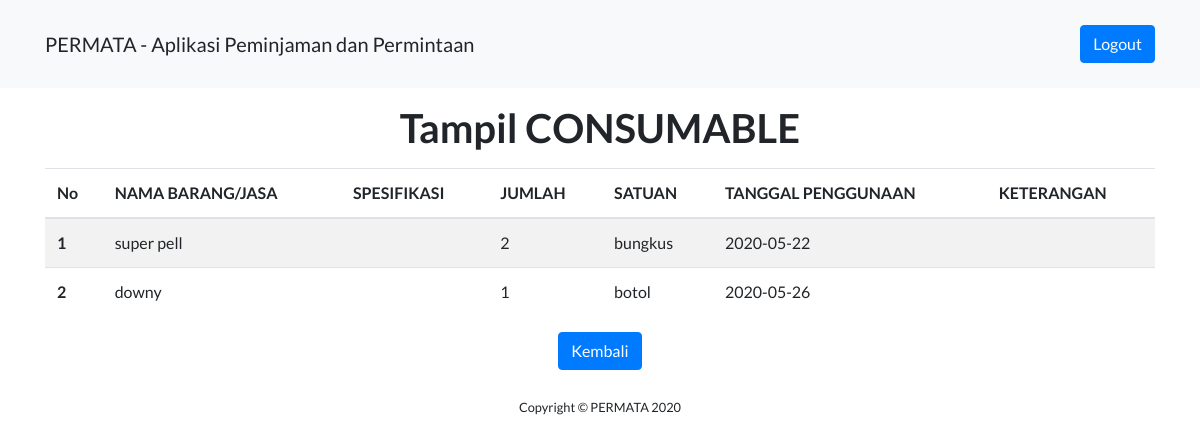
The page /kpbpjs/index.php/user/tampilconsumable on the database its author committed.
### tables this page shows
CREATE TABLE `consumable` (
  `no_consumable` int(50) NOT NULL,
  `nama_barang` varchar(100) NOT NULL,
  `spesifikasi` varchar(100) NOT NULL,
  `jumlah` int(50) NOT NULL,
  `satuan` varchar(50) NOT NULL,
  `tanggal_penggunaan` date NOT NULL,
  `keterangan` varchar(100) NOT NULL
);

### kpbpjs/application/controllers/User.php (called while the page is built, shortened)
<?php
class User extends CI_Controller
{
	public function tampilconsumable()
	{
		$data['title'] = 'Tampilan CONSUMABLE';
		$data['user'] = $this->db->get_where('user', ['username' => $this->session->userdata('username')])->row_array();
		$data['consumable'] = $this->db->get('consumable')->result_array();
		$this->load->view('templates/header', $data);
		$this->load->view('templates/navbar', $data);
		$this->load->view('user/tampilconsumable', $data);
		$this->load->view('templates/footer');
	}
}

### kpbpjs/index.php (called while the page is built, shortened)
<?php
require_once BASEPATH.'core/CodeIgniter.php';

### kpbpjs/application/views/user/tampilconsumable.php (the view, shortened to what this page needs)
<div class="container-fluid">
  	<div class="container">
    <div class="mt-3" align="center"><h1>Tampil CONSUMABLE</h1></div>
    	<table class="table table-striped mt-3">
       		<thead>
       			<tr>
       				<th>No</th>
       				<th>NAMA BARANG/JASA</th>
       				<th>SPESIFIKASI</th>
       				<th>JUMLAH</th>
       				<th>SATUAN</th>
       				<th>TANGGAL PENGGUNAAN</th>
       				<th>KETERANGAN</th>
       			</tr>
        	</thead>
        	<tbody>
        		<?php $i = 1;
            foreach ($consumable as $consumable) : ?>
        		<tr>
       				<th> <?= $i++; ?></th>
	        		<td> <?= $consumable ['nama_barang']; ?> </td>
	        		<td> <?= $consumable ['spesifikasi']; ?> </td>
	        		<td> <?= $consumable ['jumlah']; ?> </td>
	        		<td> <?= $consumable ['satuan']; ?> </td>
	        		<td> <?= $consumable ['tanggal_penggunaan']; ?> </td>
	        		<td> <?= $consumable ['keterangan']; ?> </td>
        		</tr>
        	<?php endforeach; ?>
        	</tbody>
       	</table>
         <div class="mt-3" align="center">
        <?php echo anchor('index.php/user/consumable', '<div class="btn btn-primary">
            Kembali
          </div>') ?>
        </div>
</div>

### rows shown on the page
consumable: nama_barang "super pell", jumlah "2", satuan "bungkus", tanggal_penggunaan "2020-05-22"
consumable: nama_barang "downy", jumlah "1", satuan "botol", tanggal_penggunaan "2020-05-26"
